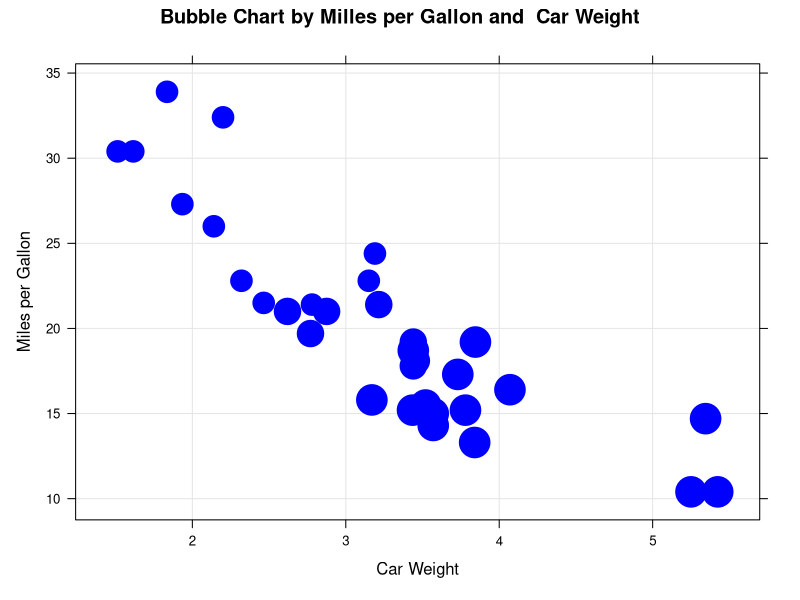

Here is the R script that generated this plot:
library(lattice)
xyplot(mtcars$mpg~mtcars$wt, aspect = 2/3,
       grid = TRUE,
       cex = sqrt( mtcars$cyl/ pi )*2.3, fill.color = rep("blue",40), 
       col = "blue",main="Bubble Chart by Milles per Gallon and  Car Weight", 
       xlab="Car Weight", ylab="Miles per Gallon",
       panel = function(x, y, ..., cex, fill.color, subscripts) {
         panel.xyplot(x, y, cex = cex[subscripts],
                      pch = 21, fill = fill.color[subscripts], ...)
       })
